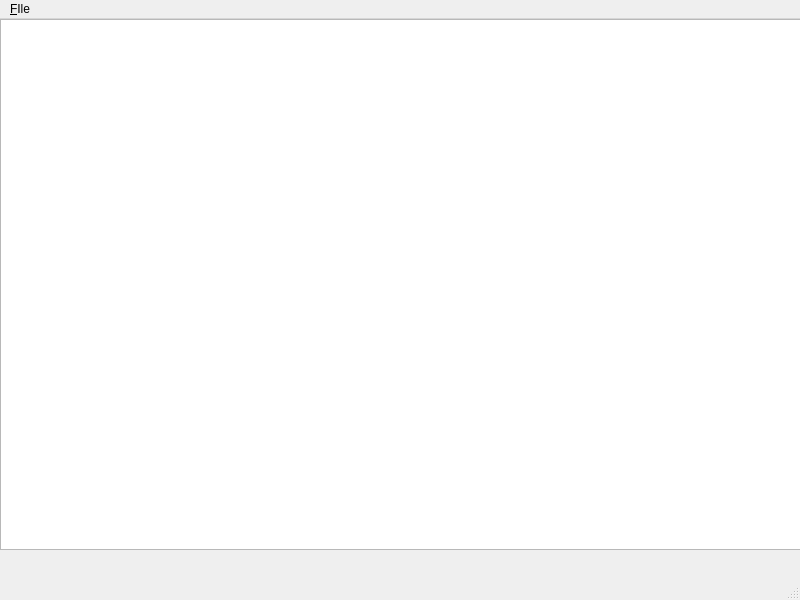
<?xml version="1.0" encoding="UTF-8"?>
<ui version="4.0">
 <class>MainWindow</class>
 <widget class="QMainWindow" name="MainWindow">
  <property name="geometry">
   <rect>
    <x>0</x>
    <y>0</y>
    <width>800</width>
    <height>600</height>
   </rect>
  </property>
  <property name="windowTitle">
   <string>MainWindow</string>
  </property>
  <widget class="QWidget" name="centralwidget">
   <widget class="QPlainTextEdit" name="codeEditor">
    <property name="geometry">
     <rect>
      <x>0</x>
      <y>0</y>
      <width>801</width>
      <height>531</height>
     </rect>
    </property>
   </widget>
  </widget>
  <widget class="QMenuBar" name="menubar">
   <property name="geometry">
    <rect>
     <x>0</x>
     <y>0</y>
     <width>800</width>
     <height>36</height>
    </rect>
   </property>
   <widget class="QMenu" name="menu_FIle">
    <property name="title">
     <string>&amp;FIle</string>
    </property>
    <addaction name="action_Open"/>
    <addaction name="action_Quit"/>
   </widget>
   <addaction name="menu_FIle"/>
  </widget>
  <widget class="QStatusBar" name="statusbar"/>
  <action name="action_Open">
   <property name="text">
    <string>&amp;Open</string>
   </property>
  </action>
  <action name="action_Quit">
   <property name="text">
    <string>&amp;Quit</string>
   </property>
  </action>
 </widget>
 <resources/>
 <connections/>
</ui>
